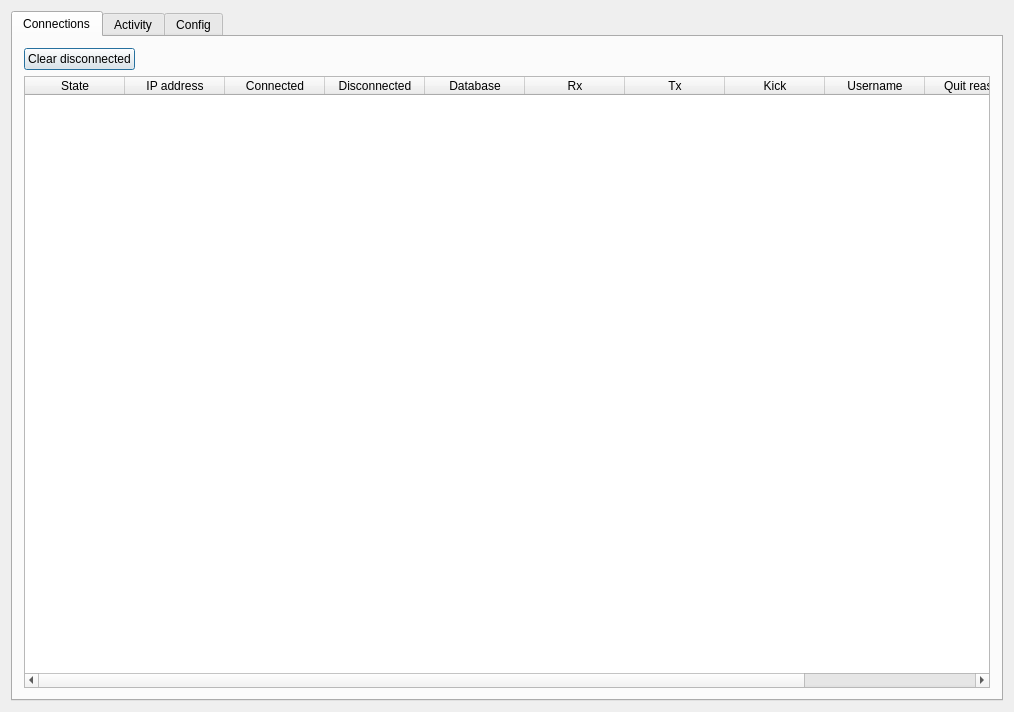
<?xml version="1.0" encoding="UTF-8"?>
<ui version="4.0">
 <class>DlgMain</class>
 <widget class="QDialog" name="DlgMain">
  <property name="geometry">
   <rect>
    <x>0</x>
    <y>0</y>
    <width>1014</width>
    <height>712</height>
   </rect>
  </property>
  <property name="windowTitle">
   <string>Server</string>
  </property>
  <layout class="QVBoxLayout" name="verticalLayout_2">
   <item>
    <widget class="QTabWidget" name="tabWidget">
     <property name="enabled">
      <bool>true</bool>
     </property>
     <property name="currentIndex">
      <number>0</number>
     </property>
     <widget class="QWidget" name="tab">
      <attribute name="title">
       <string>Connections</string>
      </attribute>
      <layout class="QVBoxLayout" name="verticalLayout_4">
       <item>
        <widget class="QWidget" name="widget_2" native="true">
         <property name="minimumSize">
          <size>
           <width>0</width>
           <height>0</height>
          </size>
         </property>
         <layout class="QHBoxLayout" name="horizontalLayout_2">
          <property name="leftMargin">
           <number>0</number>
          </property>
          <property name="topMargin">
           <number>0</number>
          </property>
          <property name="rightMargin">
           <number>0</number>
          </property>
          <property name="bottomMargin">
           <number>0</number>
          </property>
          <item>
           <widget class="QPushButton" name="btnClearDisconnected">
            <property name="text">
             <string>Clear disconnected</string>
            </property>
           </widget>
          </item>
          <item>
           <spacer name="horizontalSpacer_2">
            <property name="orientation">
             <enum>Qt::Horizontal</enum>
            </property>
            <property name="sizeHint" stdset="0">
             <size>
              <width>864</width>
              <height>20</height>
             </size>
            </property>
           </spacer>
          </item>
         </layout>
        </widget>
       </item>
       <item>
        <widget class="QTableWidget" name="tblConn">
         <property name="editTriggers">
          <set>QAbstractItemView::NoEditTriggers</set>
         </property>
         <property name="selectionBehavior">
          <enum>QAbstractItemView::SelectRows</enum>
         </property>
         <column>
          <property name="text">
           <string>State</string>
          </property>
         </column>
         <column>
          <property name="text">
           <string>IP address</string>
          </property>
         </column>
         <column>
          <property name="text">
           <string>Connected</string>
          </property>
         </column>
         <column>
          <property name="text">
           <string>Disconnected</string>
          </property>
         </column>
         <column>
          <property name="text">
           <string>Database</string>
          </property>
         </column>
         <column>
          <property name="text">
           <string>Rx</string>
          </property>
         </column>
         <column>
          <property name="text">
           <string>Tx</string>
          </property>
         </column>
         <column>
          <property name="text">
           <string>Kick</string>
          </property>
         </column>
         <column>
          <property name="text">
           <string>Username</string>
          </property>
         </column>
         <column>
          <property name="text">
           <string>Quit reason</string>
          </property>
         </column>
         <column>
          <property name="text">
           <string>Session id</string>
          </property>
         </column>
        </widget>
       </item>
      </layout>
     </widget>
     <widget class="QWidget" name="tabActivity">
      <attribute name="title">
       <string>Activity</string>
      </attribute>
      <layout class="QVBoxLayout" name="verticalLayout_3">
       <item>
        <widget class="QListWidget" name="lwActivity"/>
       </item>
       <item>
        <widget class="QPushButton" name="btnClear">
         <property name="text">
          <string>Clear</string>
         </property>
        </widget>
       </item>
      </layout>
     </widget>
     <widget class="QWidget" name="tab_2">
      <attribute name="title">
       <string>Config</string>
      </attribute>
      <layout class="QVBoxLayout" name="verticalLayout">
       <item>
        <widget class="QWidget" name="wSettings" native="true">
         <layout class="QVBoxLayout" name="verticalLayout_5">
          <property name="leftMargin">
           <number>0</number>
          </property>
          <property name="topMargin">
           <number>0</number>
          </property>
          <property name="rightMargin">
           <number>0</number>
          </property>
          <property name="bottomMargin">
           <number>0</number>
          </property>
          <item>
           <layout class="QGridLayout" name="gridLayout">
            <item row="12" column="1">
             <widget class="QLineEdit" name="leLogPassword">
              <property name="echoMode">
               <enum>QLineEdit::Password</enum>
              </property>
             </widget>
            </item>
            <item row="2" column="0">
             <widget class="QLabel" name="label_6">
              <property name="text">
               <string>Airwick database</string>
              </property>
             </widget>
            </item>
            <item row="10" column="1">
             <widget class="QLineEdit" name="leLogDb"/>
            </item>
            <item row="9" column="1">
             <widget class="QLineEdit" name="leLogHost"/>
            </item>
            <item row="12" column="0">
             <widget class="QLabel" name="label_10">
              <property name="text">
               <string>Password</string>
              </property>
             </widget>
            </item>
            <item row="14" column="1">
             <widget class="QWidget" name="widget_3" native="true">
              <layout class="QHBoxLayout" name="horizontalLayout">
               <property name="leftMargin">
                <number>0</number>
               </property>
               <property name="topMargin">
                <number>0</number>
               </property>
               <property name="rightMargin">
                <number>0</number>
               </property>
               <property name="bottomMargin">
                <number>0</number>
               </property>
               <item>
                <widget class="QRadioButton" name="rgGenRangom">
                 <property name="text">
                  <string>Random</string>
                 </property>
                </widget>
               </item>
               <item>
                <widget class="QRadioButton" name="rgGenCounter">
                 <property name="text">
                  <string>Counter</string>
                 </property>
                 <property name="checked">
                  <bool>true</bool>
                 </property>
                </widget>
               </item>
               <item>
                <spacer name="horizontalSpacer">
                 <property name="orientation">
                  <enum>Qt::Horizontal</enum>
                 </property>
                 <property name="sizeHint" stdset="0">
                  <size>
                   <width>415</width>
                   <height>20</height>
                  </size>
                 </property>
                </spacer>
               </item>
              </layout>
             </widget>
            </item>
            <item row="5" column="0">
             <widget class="QLabel" name="label_3">
              <property name="text">
               <string>Username</string>
              </property>
             </widget>
            </item>
            <item row="5" column="1">
             <widget class="QLineEdit" name="leUsername"/>
            </item>
            <item row="3" column="1">
             <widget class="QLineEdit" name="leHost"/>
            </item>
            <item row="4" column="1">
             <widget class="QLineEdit" name="leDatabase"/>
            </item>
            <item row="6" column="1">
             <widget class="QLineEdit" name="lePassword">
              <property name="echoMode">
               <enum>QLineEdit::Password</enum>
              </property>
             </widget>
            </item>
            <item row="8" column="0">
             <widget class="QLabel" name="label_7">
              <property name="text">
               <string>Log database</string>
              </property>
             </widget>
            </item>
            <item row="9" column="0">
             <widget class="QLabel" name="label_11">
              <property name="text">
               <string>Host</string>
              </property>
             </widget>
            </item>
            <item row="13" column="0" colspan="2">
             <widget class="Line" name="line_4">
              <property name="orientation">
               <enum>Qt::Horizontal</enum>
              </property>
             </widget>
            </item>
            <item row="1" column="0" colspan="2">
             <widget class="Line" name="line">
              <property name="orientation">
               <enum>Qt::Horizontal</enum>
              </property>
             </widget>
            </item>
            <item row="14" column="0">
             <widget class="QLabel" name="label_12">
              <property name="text">
               <string>ID genereator style</string>
              </property>
             </widget>
            </item>
            <item row="16" column="0" colspan="2">
             <widget class="Line" name="line_3">
              <property name="orientation">
               <enum>Qt::Horizontal</enum>
              </property>
             </widget>
            </item>
            <item row="7" column="0" colspan="2">
             <widget class="Line" name="line_2">
              <property name="orientation">
               <enum>Qt::Horizontal</enum>
              </property>
             </widget>
            </item>
            <item row="0" column="1">
             <widget class="QLineEdit" name="leServerPort">
              <property name="text">
               <string>1250</string>
              </property>
             </widget>
            </item>
            <item row="11" column="0">
             <widget class="QLabel" name="label_8">
              <property name="text">
               <string>Username</string>
              </property>
             </widget>
            </item>
            <item row="11" column="1">
             <widget class="QLineEdit" name="leLogUsername"/>
            </item>
            <item row="10" column="0">
             <widget class="QLabel" name="label_9">
              <property name="text">
               <string>Database</string>
              </property>
             </widget>
            </item>
            <item row="4" column="0">
             <widget class="QLabel" name="label_4">
              <property name="text">
               <string>Database</string>
              </property>
             </widget>
            </item>
            <item row="6" column="0">
             <widget class="QLabel" name="label_5">
              <property name="text">
               <string>Password</string>
              </property>
             </widget>
            </item>
            <item row="0" column="0">
             <widget class="QLabel" name="label">
              <property name="text">
               <string>Server port</string>
              </property>
             </widget>
            </item>
            <item row="3" column="0">
             <widget class="QLabel" name="label_2">
              <property name="text">
               <string>Host</string>
              </property>
             </widget>
            </item>
            <item row="17" column="1">
             <spacer name="verticalSpacer">
              <property name="orientation">
               <enum>Qt::Vertical</enum>
              </property>
              <property name="sizeHint" stdset="0">
               <size>
                <width>20</width>
                <height>40</height>
               </size>
              </property>
             </spacer>
            </item>
            <item row="18" column="1">
             <widget class="QPushButton" name="btnSave">
              <property name="text">
               <string>Save</string>
              </property>
             </widget>
            </item>
            <item row="15" column="0">
             <widget class="QCheckBox" name="chDoNotLog">
              <property name="text">
               <string>Turn off log</string>
              </property>
              <property name="checkable">
               <bool>true</bool>
              </property>
              <property name="checked">
               <bool>false</bool>
              </property>
             </widget>
            </item>
           </layout>
          </item>
         </layout>
        </widget>
       </item>
      </layout>
     </widget>
    </widget>
   </item>
  </layout>
 </widget>
 <layoutdefault spacing="6" margin="11"/>
 <tabstops>
  <tabstop>tabWidget</tabstop>
  <tabstop>btnClearDisconnected</tabstop>
  <tabstop>tblConn</tabstop>
  <tabstop>leServerPort</tabstop>
  <tabstop>leHost</tabstop>
  <tabstop>leDatabase</tabstop>
  <tabstop>leUsername</tabstop>
  <tabstop>lePassword</tabstop>
  <tabstop>leLogHost</tabstop>
  <tabstop>leLogDb</tabstop>
  <tabstop>leLogUsername</tabstop>
  <tabstop>leLogPassword</tabstop>
  <tabstop>rgGenRangom</tabstop>
  <tabstop>rgGenCounter</tabstop>
  <tabstop>chDoNotLog</tabstop>
  <tabstop>btnSave</tabstop>
  <tabstop>btnClear</tabstop>
  <tabstop>lwActivity</tabstop>
 </tabstops>
 <resources/>
 <connections/>
</ui>
